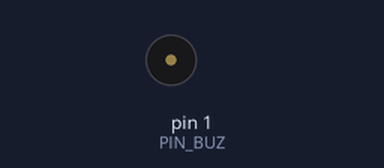
Bench run of a sketch on a simulated Arduino Uno, built with avr-gcc and run on an emulated ATmega328P. Parts: buzzer (waves = sounding).

Above: at 0.35 s.
At 4.1 s:
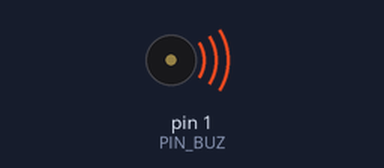
Timing chart, 0 to 4.6 s (numbered marks = the images above):
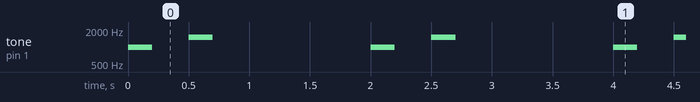

The sketch:

TEST_Buzzer.ino
```cpp
const int PIN_BUZ = 1;

void setup() {
  pinMode(PIN_BUZ, OUTPUT);
}

void loop() {
  tone(PIN_BUZ, 1000, 200);   // passive buzzer: ความถี่ 1 kHz 200 ms
  delay(500);
  tone(PIN_BUZ, 1500, 200);
  delay(1500);
  // active buzzer: digitalWrite(PIN_BUZ, HIGH); delay(200); digitalWrite(PIN_BUZ, LOW);
}
```

Measured:
- by itself, tone on pin 1 (PIN_BUZ): repeats every 2.0 s: silent 0.30 s, 1500 Hz 0.20 s, silent 1.3 s, 1000 Hz 0.20 s
